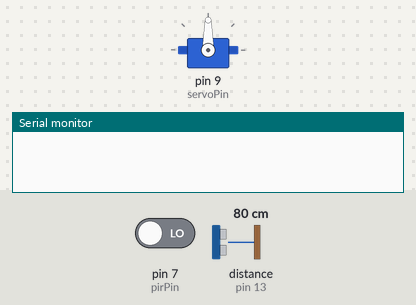
A sketch run on a simulated Arduino Uno, built with avr-gcc and run on an emulated ATmega328P. Shown: servo, the last lines printed to the serial monitor. The test bench sets the inputs (shaded band); at power-on: pin 7 (pirPin) LOW, distance to the obstacle (sensor on pin 13) 80 cm. The echo pulse lasts 58.3 µs per cm.

Above: at 1.2 s.
1.3 s: pin 7 (pirPin) driven HIGH
At 4.2 s:
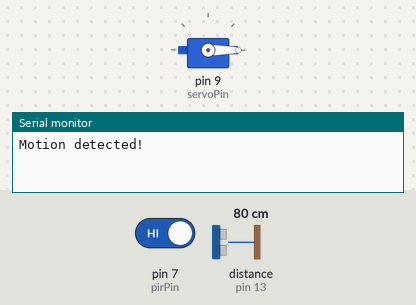
4.3 s: distance to the obstacle (sensor on pin 13) set to 7 cm
7.3 s: distance to the obstacle (sensor on pin 13) set to 4 cm
At 8.4 s:
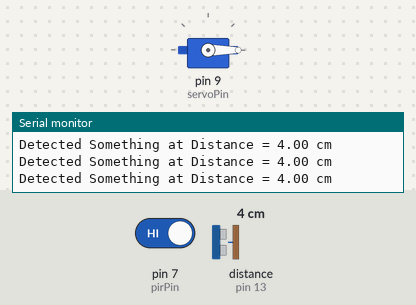
Timing chart, 0 to 10.3 s (numbered marks = the images above; inputs shaded):
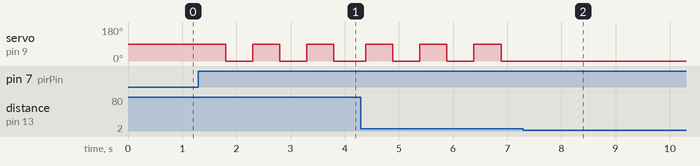

The sketch:

Test_all_Component_ver2.ino
```cpp
#include <Servo.h>

Servo myservo;

#define servoPin 9
#define trigPin 10
#define echoPin 13
#define pirPin 7

int pos = 0;
float duration, distance;
int numReadings = 0;
float totalDistance = 0;
float averageDistance = 0;
const int numAverageReadings = 3; // Number of readings to average
const long interval = 3000;        // Interval in milliseconds
const int numServoMovements = 3;   // Number of times servo moves

unsigned long previousMillis = 0;
float previousDistance = 0; // Initialize previousDistance

bool motionState = false; // We start with no motion detected.

void setup() {
  Serial.begin(9600);
  myservo.attach(servoPin);
  pinMode(trigPin, OUTPUT);
  pinMode(echoPin, INPUT);
  pinMode(pirPin, INPUT);
  pinMode(LED_BUILTIN, OUTPUT);
}

void ultraSound() {
  digitalWrite(trigPin, LOW);
  delayMicroseconds(2);
  digitalWrite(trigPin, HIGH);
  delayMicroseconds(10);
  digitalWrite(trigPin, LOW);

  duration = pulseIn(echoPin, HIGH);
  distance = (duration / 2) * 0.0343;

  totalDistance += distance;
  numReadings++;

  Serial.print("Detected Something at ");
  Serial.print("Distance = ");
  if (distance >= 400 || distance <= 2) {
    Serial.println("Out of range");
  } else {
    Serial.print(distance);
    Serial.println(" cm");
  }
}

void moveServo() {
  for (int i = 0; i < numServoMovements; i++) {
    myservo.write(90);
    delay(500);
    myservo.write(0);
    delay(500);
  }
}

void loop() {
  unsigned long currentMillis = millis();
  int val = digitalRead(pirPin);

  if (val == HIGH) {
    digitalWrite(LED_BUILTIN, HIGH); // Turn on the LED.
    if (motionState == false) {
      Serial.println("Motion detected!");
      motionState = true;
      moveServo(); // Call function to move servo once
    }
  } else {
    digitalWrite(LED_BUILTIN, LOW); // Turn off the LED.
    if (motionState == true) {
      Serial.println("Motion ended!");
      motionState = false;
    }
  }

  if (motionState == true && currentMillis - previousMillis >= interval) {
    previousMillis = currentMillis;

    totalDistance = 0;
    numReadings = 0;

    for (int i = 0; i < numAverageReadings; i++) {
      ultraSound();
      delay(10);
    }

    if (numReadings > 0) {
      averageDistance = totalDistance / numReadings;
    }

    if (abs(averageDistance - previousDistance) >= 5) {
      Serial.println("Movement detected!");
      moveServo(); // Call function to move servo
    }

    previousDistance = averageDistance;
  }
}
```

Measured:
- the behaviour switches between 6 and 5 cm on distance to the obstacle (sensor on pin 13) (found by bisection; images 1 and 2)
- after the input at 1.3 s, servo on pin 9 (servoPin): alternates 90° for 0.50 s and 0° for 0.50 s, starting after 0.50 s
